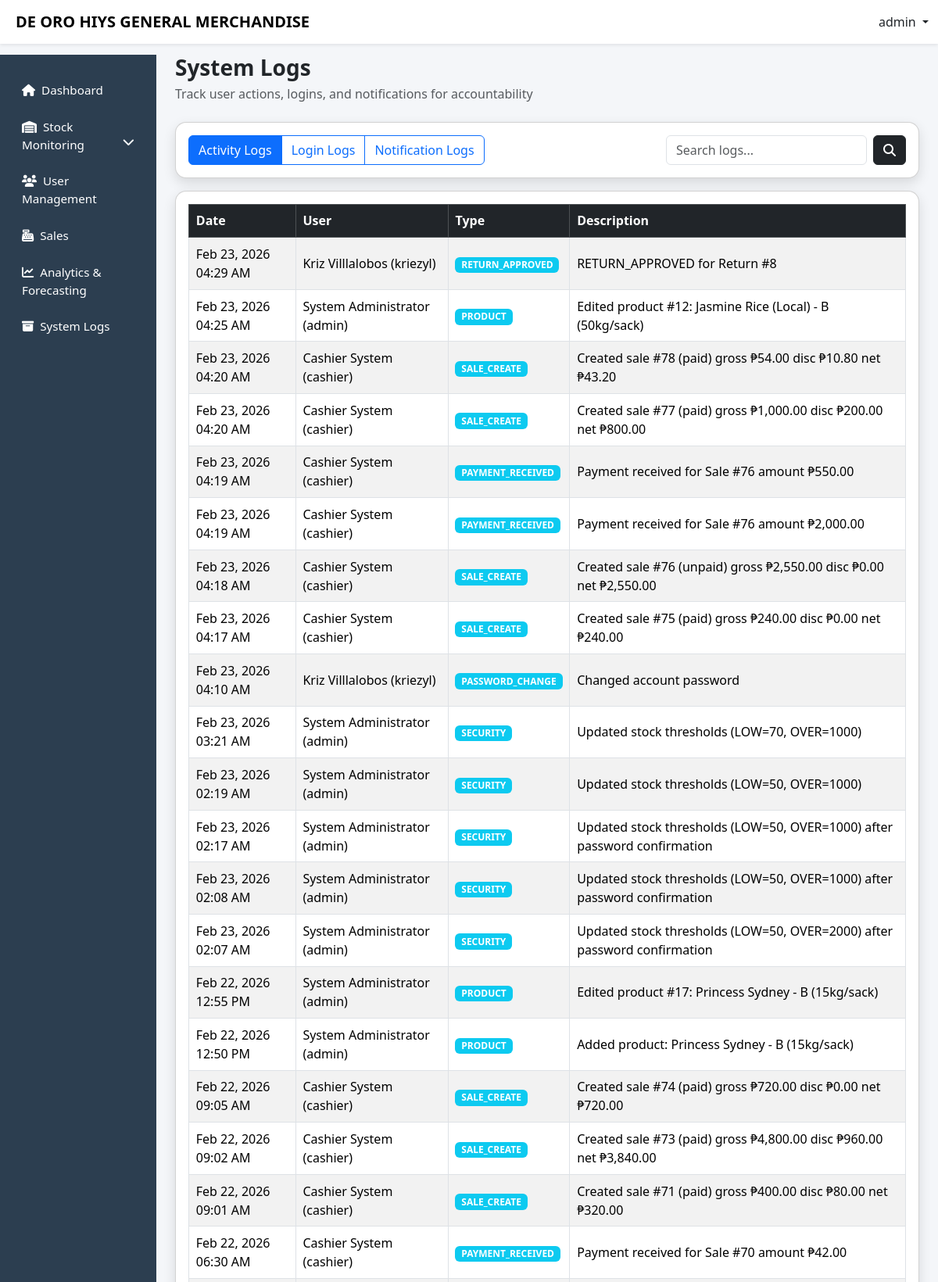
Screenshot of /capstone/admin/system_logs.php (signed in, upper part) with the database file from the repository.
### tables this page shows
CREATE TABLE `activity_logs` (
  `activity_id` int(11) NOT NULL,
  `user_id` int(11) DEFAULT NULL,
  `activity_type` varchar(50) DEFAULT NULL,
  `description` text DEFAULT NULL,
  `created_at` timestamp NOT NULL DEFAULT current_timestamp()
);

CREATE TABLE `users` (
  `user_id` int(11) NOT NULL,
  `username` varchar(50) NOT NULL,
  `password` varchar(255) NOT NULL,
  `first_name` varchar(50) DEFAULT NULL,
  `last_name` varchar(50) DEFAULT NULL,
  `phone` varchar(20) DEFAULT NULL,
  `role` varchar(20) NOT NULL,
  `created_at` timestamp NOT NULL DEFAULT current_timestamp(),
  `status` enum('active','inactive') DEFAULT 'active'
);

### capstone/admin/system_logs.php (the view, shortened to what this page needs)
<?php
include '../config/db.php';
$tab = $_GET['tab'] ?? 'activity';
$q = trim($_GET['q'] ?? '');
$activityLogs = [];
if($tab === 'activity'){
    if($q !== ''){
        $stmt = $conn->prepare("
            SELECT al.*, u.first_name, u.last_name, u.username
            FROM activity_logs al
            LEFT JOIN users u ON al.user_id = u.user_id
            WHERE (al.activity_type LIKE CONCAT('%',?,'%')
               OR al.description LIKE CONCAT('%',?,'%')
               OR u.username LIKE CONCAT('%',?,'%')
               OR u.first_name LIKE CONCAT('%',?,'%')
               OR u.last_name LIKE CONCAT('%',?,'%'))
            ORDER BY al.created_at DESC
            LIMIT 200
        ");
        $stmt->bind_param("sssss", $q, $q, $q, $q, $q);
        $stmt->execute();
        $activityLogs = $stmt->get_result()->fetch_all(MYSQLI_ASSOC);
        $stmt->close();
    } else {
        $res = $conn->query("
            SELECT al.*, u.first_name, u.last_name, u.username
            FROM activity_logs al
            LEFT JOIN users u ON al.user_id = u.user_id
            ORDER BY al.created_at DESC
            LIMIT 200
        ");
        if($res) $activityLogs = $res->fetch_all(MYSQLI_ASSOC);
    }
}
?>
<!DOCTYPE html>
<html lang="en">
<head>
<link href="https://cdn.jsdelivr.net/npm/bootstrap@5.3.2/dist/css/bootstrap.min.css" rel="stylesheet">
<link href="https://cdnjs.cloudflare.com/ajax/libs/font-awesome/6.5.1/css/all.min.css" rel="stylesheet">
<link href="../css/layout.css" rel="stylesheet">
</head>
<body>
<?php include '../includes/topnav.php'; ?>
<div class="container-fluid">
<div class="row">
<?php include '../includes/admin_sidebar.php'; ?>
<main class="col-lg-10 ms-sm-auto px-4 main-content">
  <h3 class="fw-bold mb-1">System Logs</h3>
  <p class="text-muted mb-4">Track user actions, logins, and notifications for accountability</p>
  <div class="card modern-card mb-3">
    <div class="card-body d-flex flex-wrap gap-2 justify-content-between align-items-center">
      <div class="btn-group">
        <a class="btn btn-outline-primary <?= $tab==='activity'?'active':'' ?>" href="?tab=activity">Activity Logs</a>
        <a class="btn btn-outline-primary <?= $tab==='login'?'active':'' ?>" href="?tab=login">Login Logs</a>
        <a class="btn btn-outline-primary <?= $tab==='notif'?'active':'' ?>" href="?tab=notif">Notification Logs</a>
      </div>
      <form method="GET" class="d-flex gap-2">
        <input type="text" name="q" class="form-control" placeholder="Search logs..." value="<?= htmlspecialchars($q) ?>">
        <button class="btn btn-dark"><i class="fas fa-search"></i></button>
      </form>
    </div>
  </div>
  <div class="card modern-card">
    <div class="card-body table-responsive">
      <?php if($tab==='activity'): ?>
        <table class="table table-bordered table-striped">
          <thead class="table-dark">
            <tr>
              <th>Date</th>
              <th>User</th>
              <th>Type</th>
              <th>Description</th>
            </tr>
          </thead>
          <tbody>
          <?php if(empty($activityLogs)): ?>
            <tr><td colspan="4" class="text-center text-muted">No activity logs found.</td></tr>
          <?php else: ?>
            <?php foreach($activityLogs as $l): ?>
              <tr>
                <td><?= date("M d, Y h:i A", strtotime($l['created_at'])) ?></td>
                <td><?= htmlspecialchars(($l['first_name'] ?? '')." ".($l['last_name'] ?? '')." (".$l['username'].")") ?></td>
                <td><span class="badge bg-info"><?= htmlspecialchars($l['activity_type']) ?></span></td>
                <td><?= htmlspecialchars($l['description']) ?></td>
              </tr>
            <?php endforeach; ?>
          <?php endif; ?>
          </tbody>
        </table>
      <?php endif; ?>
    </div>
  </div>
</main>
</div>
</div>
</body>
</html>

### capstone/css/layout.css (style rules this page uses)
body { background:#f4f6f9; padding-top: 60px; }
.modern-card { border-radius:14px; box-shadow:0 6px 16px rgba(0,0,0,.12); transition:.3s; }
.main-content { padding-top:0px; }
.table td, .table th { padding:0.55rem; vertical-align: middle; }
.table td,.table th { vertical-align:middle; }
table td, .table th { padding:0.55rem; vertical-align: middle; }
body { background:#f4f6f9; padding-top:70px; }
.modern-card { border-radius:14px; box-shadow:0 6px 16px rgba(0,0,0,.12); }
.table td, .table th { vertical-align: middle; }

### rows the page displays
activity_logs: created_at "Feb 23, 2026 04:29 AM", user.username "Kriz Villlalobos (kriezyl)", activity_type "RETURN_APPROVED", description "RETURN_APPROVED for Return #8"
activity_logs: created_at "Feb 23, 2026 04:25 AM", user.username "System Administrator (admin)", activity_type "PRODUCT", description "Edited product #12: Jasmine Rice (Local) - B (50kg/sack)"
activity_logs: created_at "Feb 23, 2026 04:20 AM", user.username "Cashier System (cashier)", activity_type "SALE_CREATE", description "Created sale #78 (paid) gross ₱54.00 disc ₱10.80 net ₱43.20"
activity_logs: created_at "Feb 23, 2026 04:20 AM", user.username "Cashier System (cashier)", activity_type "SALE_CREATE", description "Created sale #77 (paid) gross ₱1,000.00 disc ₱200.00 net ₱800.00"
activity_logs: created_at "Feb 23, 2026 04:19 AM", user.username "Cashier System (cashier)", activity_type "PAYMENT_RECEIVED", description "Payment received for Sale #76 amount ₱550.00"
activity_logs: created_at "Feb 23, 2026 04:19 AM", user.username "Cashier System (cashier)", activity_type "PAYMENT_RECEIVED", description "Payment received for Sale #76 amount ₱2,000.00"
activity_logs: created_at "Feb 23, 2026 04:18 AM", user.username "Cashier System (cashier)", activity_type "SALE_CREATE", description "Created sale #76 (unpaid) gross ₱2,550.00 disc ₱0.00 net ₱2,550.00"
activity_logs: created_at "Feb 23, 2026 04:17 AM", user.username "Cashier System (cashier)", activity_type "SALE_CREATE", description "Created sale #75 (paid) gross ₱240.00 disc ₱0.00 net ₱240.00"
activity_logs: created_at "Feb 23, 2026 04:10 AM", user.username "Kriz Villlalobos (kriezyl)", activity_type "PASSWORD_CHANGE", description "Changed account password"
activity_logs: created_at "Feb 23, 2026 03:21 AM", user.username "System Administrator (admin)", activity_type "SECURITY", description "Updated stock thresholds (LOW=70, OVER=1000)"
activity_logs: created_at "Feb 23, 2026 02:19 AM", user.username "System Administrator (admin)", activity_type "SECURITY", description "Updated stock thresholds (LOW=50, OVER=1000)"
activity_logs: created_at "Feb 23, 2026 02:17 AM", user.username "System Administrator (admin)", activity_type "SECURITY", description "Updated stock thresholds (LOW=50, OVER=1000) after password confirmation"
activity_logs: created_at "Feb 23, 2026 02:08 AM", user.username "System Administrator (admin)", activity_type "SECURITY", description "Updated stock thresholds (LOW=50, OVER=1000) after password confirmation"
activity_logs: created_at "Feb 23, 2026 02:07 AM", user.username "System Administrator (admin)", activity_type "SECURITY", description "Updated stock thresholds (LOW=50, OVER=2000) after password confirmation"
activity_logs: created_at "Feb 22, 2026 12:55 PM", user.username "System Administrator (admin)", activity_type "PRODUCT", description "Edited product #17: Princess Sydney - B (15kg/sack)"
activity_logs: created_at "Feb 22, 2026 12:50 PM", user.username "System Administrator (admin)", activity_type "PRODUCT", description "Added product: Princess Sydney - B (15kg/sack)"
activity_logs: created_at "Feb 22, 2026 09:05 AM", user.username "Cashier System (cashier)", activity_type "SALE_CREATE", description "Created sale #74 (paid) gross ₱720.00 disc ₱0.00 net ₱720.00"
activity_logs: created_at "Feb 22, 2026 09:02 AM", user.username "Cashier System (cashier)", activity_type "SALE_CREATE", description "Created sale #73 (paid) gross ₱4,800.00 disc ₱960.00 net ₱3,840.00"
activity_logs: created_at "Feb 22, 2026 09:01 AM", user.username "Cashier System (cashier)", activity_type "SALE_CREATE", description "Created sale #71 (paid) gross ₱400.00 disc ₱80.00 net ₱320.00"
activity_logs: created_at "Feb 22, 2026 06:30 AM", user.username "Cashier System (cashier)", activity_type "PAYMENT_RECEIVED", description "Payment received for Sale #70 amount ₱42.00"

### other values shown
$username "admin"
